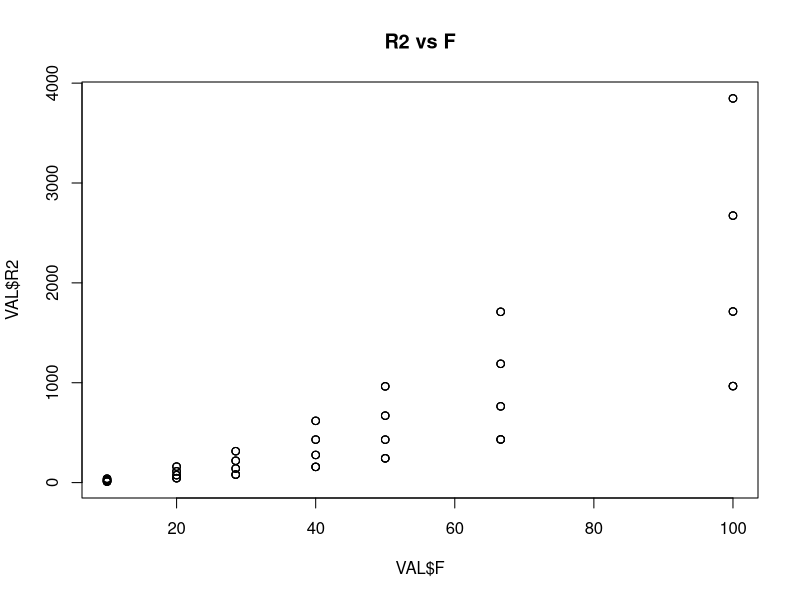
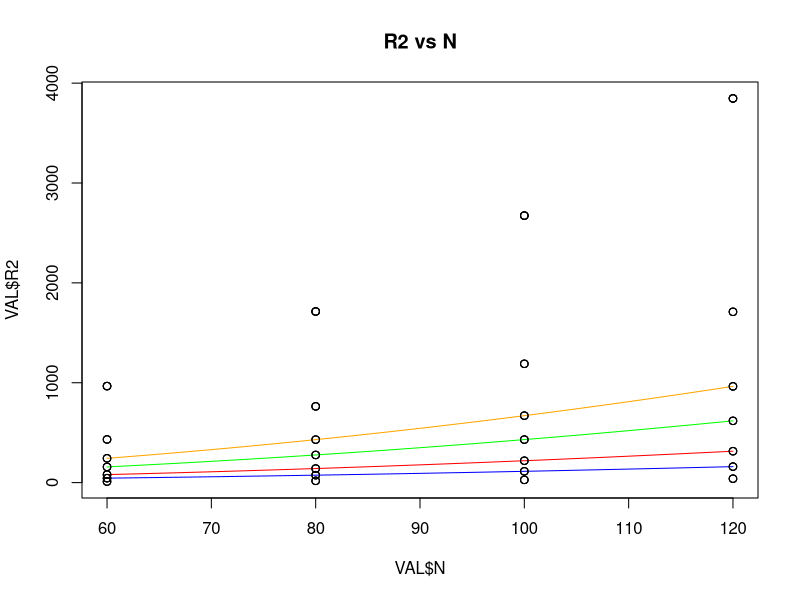
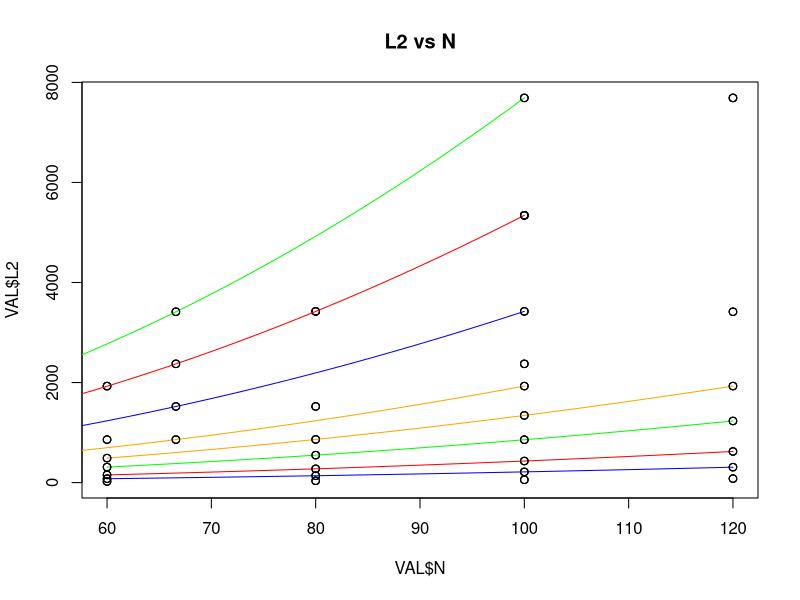

Source code (R) for these figures, in order: (Note: this script raises an error after producing the figures.)
#--------- AUTRE MODELE   -------------------------------------------------------------------------------

# Génération des résistances


inductances2<-c()
frequencies<-c(10,20,28.5,40,50,66.6,100)
nTypes<-c(60, 80, 100, 120)
echs<-c()
colr<-c("blue", "red", "green", "orange")

F<-rep(frequencies, 4)
N<-c(rep(nTypes[1],7), rep(nTypes[2],7), rep(nTypes[3],7),rep(nTypes[4],7))


facteurR<-1500
resistances2<-c()

modR2<-function(F, N) {
  y<-(0.04*N^2+1) * F^2 + (0.001*N^2-10) *F  + (0.02*N^2 + 1)
  return(y/facteurR)
}

for(k in 1:3){
  
  for(i in nTypes){
    
    R2<-modR2(c(10,20,28.5,40,50,66.6,100),i)
    resistances2<-append(resistances2, R2)
    echs<-append(echs, rep(k, 7))  
    
  } 

}
resistances2<-round(resistances2 + (rnorm(7)+1)*2,2)
data<-data.frame(echs, N, F, resistances2)

colnames(data)[4] = "R2"


# # Réprésentation des résistances - modèle 2
#
# # Résistance vs Fréquence

c<-0
compteur<-1
f<-seq(10, 100, by=1)
VAL=data[data$N == 60 & data$echs==1,]
plot(VAL$F, VAL$R2, ylim=c(0, max(data$R2)+10), main="R2 vs F")

for(e in unique(echs)){
  for (n in nTypes){


    VAL=data[data$N == n & data$echs==e,]
    mod <- lm(VAL$R2~VAL$F+I(VAL$F^2), data=VAL)


    print(summary(mod))
    titre<-paste("Inductance / Fréquence - N=", as.character(n), "pour éch:", as.character(e))
    Rest2<-function(F){mod$coefficients[1]  + mod$coefficients[2] * F +   mod$coefficients[3] * F^2}

    print(paste("COMPTEUR:", compteur))
    compteur<-compteur + 1


    points(VAL$F, VAL$R2)
    lines(f, Rest2(f), col=colr[c])

  }

}

# # Résistance vs spires




c<-0
compteur<-1
n<-seq(60, 120, by=1)
VAL=data[data$F == 100 & data$echs==1,]
plot(VAL$N, VAL$R2, ylim=c(0, max(data$R2)+10), main="R2 vs N")


for(e in unique(echs)){
  for (f in frequencies){


    VAL=data[data$F == f & data$echs==e,]
    mod <- lm(VAL$R2~VAL$N+I(VAL$N^2), data=VAL)


    print(summary(mod))
    titre<-paste("Inductance / Fréquence - N=", as.character(n), "pour éch:", as.character(e))
    Rest2N<-function(N){mod$coefficients[1]  + mod$coefficients[2] * N +   mod$coefficients[3] * N^2}

    print(paste("COMPTEUR:", compteur))
    compteur<-compteur + 1


    points(VAL$N, VAL$R2)
    lines(n, Rest2N(n), col=colr[c])

    c<-c + 1

  }

}




# #---------------------------------   Autre modèle - Inductance  -------------------------------------------------------------------------


inductances2<-c()
facteurI<-1500
modL2<-function(F, N) {
  y<-(0.08*N^2+1) * F^2 + (0.001*N^2+1) *F  + (0.02*N^2 + 1)
  return(y/facteurI)
}

for(k in 1:3){

  for(i in nTypes){

    L2<-modL2(c(10,20,28.5,40,50,66.6,100),i)
    inductances2<-append(inductances2, L2)

  }

}
inductances2<-round(inductances2 + (rnorm(7)+1)*2,2)
data<-data.frame(echs, N, F, resistances2, inductances2)

colnames(data)[4] = "R2"
colnames(data)[5] = "L2"


# # Réprésentation des inductances - modèle 2
#
# # Inductance vs spires

c<-0
compteur<-1
n<-seq(60, 120, by=1)
VAL=data[data$F == 100 & data$echs==1,]
plot(VAL$N, VAL$L2, ylim=c(0, max(data$L2)+10),  main="L2 vs N")


for(e in unique(echs)){
  for (f in frequencies){


    VAL=data[data$F == f & data$echs==e,]
    mod <- lm(VAL$L2~VAL$N+I(VAL$N^2), data=VAL)


    print(summary(mod))
    titre<-paste("Inductance / Fréquence - N=", as.character(n), "pour éch:", as.character(e))
    Iest2N<-function(N){mod$coefficients[1]  + mod$coefficients[2] * N +   mod$coefficients[3] * N^2}

    print(paste("COMPTEUR:", compteur))
    compteur<-compteur + 1


    points(VAL$N, VAL$L2)
    lines(n, Iest2N(n), col=colr[c])

    c<-c + 1

  }

}

# # Inductance vs Fréquence

c<-0
compteur<-1
f<-seq(10, 100, by=1)
# VAL=data[data$N == 60 & data$echs==1,]
# plot(VAL$F, VAL$L2, ylim=c(0, max(data$L2)+10),  main="L2 vs F")

for(e in unique(echs)){
  for (n in nTypes){


    VAL=data[data$N == n & data$echs==e,]
    mod <- lm(VAL$L2~VAL$F+I(VAL$F^2), data=VAL)


    print(summary(mod))
    titre<-paste("Inductance / Fréquence - N=", as.character(n), "pour éch:", as.character(e))
    Iest2<-function(F){mod$coefficients[1]  + mod$coefficients[2] * F +   mod$coefficients[3] * F^2}

    print(paste("COMPTEUR:", compteur))
    compteur<-compteur + 1


    points(VAL$F, VAL$L2)
    lines(f, Iest2(f), col=colr[c])
    c<-c + 1

  }

}




# Enregistrement des données

write.csv(data,"./data/data.csv", row.names = FALSE)

